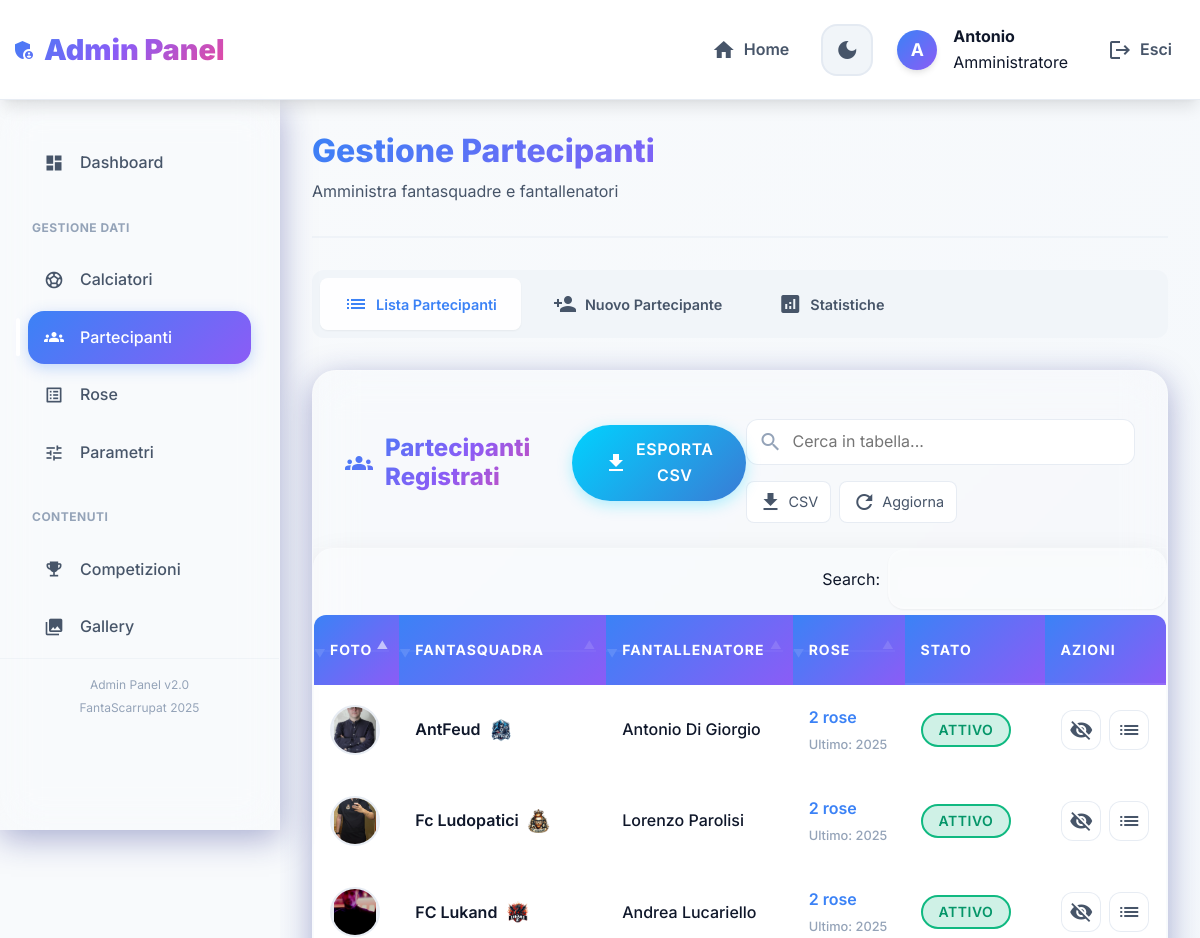
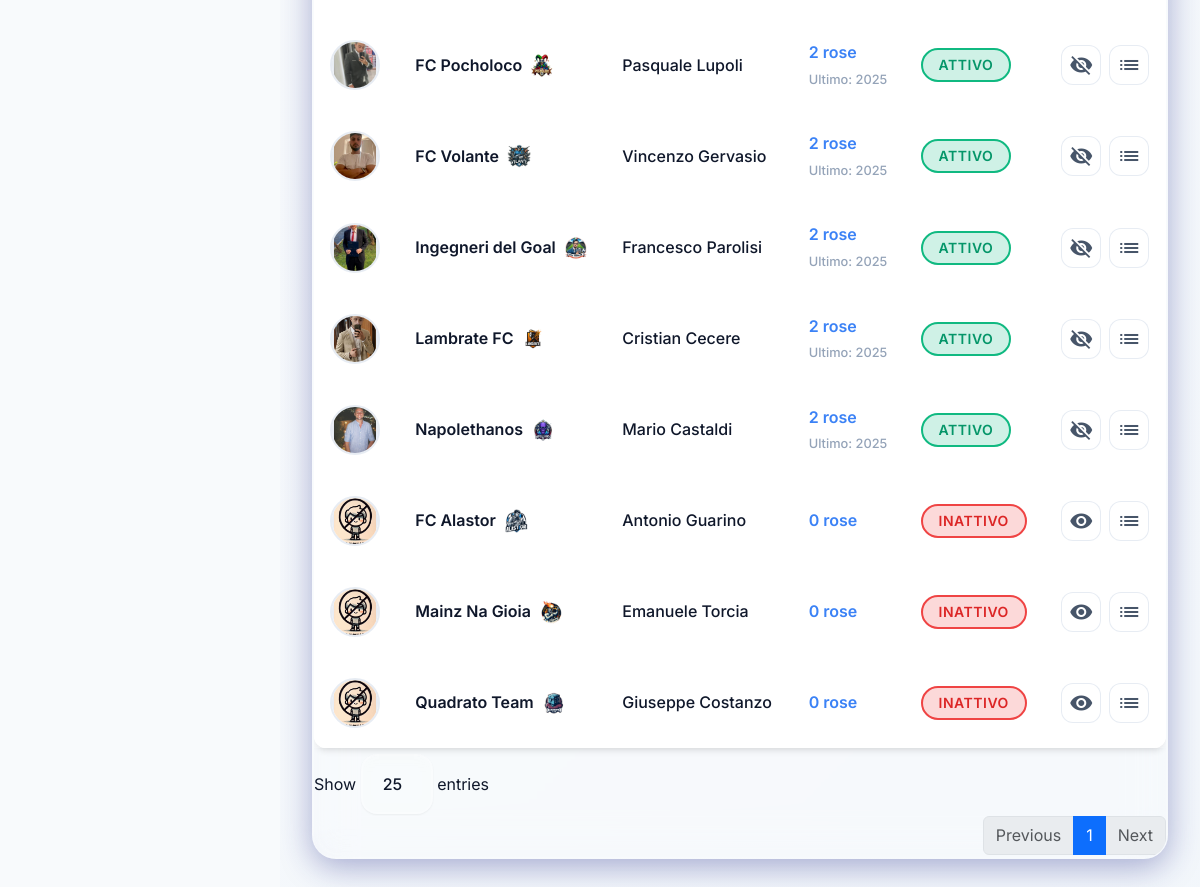
/Admin.php?tab=partecipanti (signed in), run on the app's committed database (2 pictures, top to bottom).
### tables this page shows
CREATE TABLE IF NOT EXISTS `fantasquadra` (
  `nome_fantasquadra` varchar(100) NOT NULL,
  `scudetto` varchar(100) DEFAULT NULL,
  `fantallenatore` varchar(100) NOT NULL,
  `immagine_fantallenatore` varchar(100) NOT NULL,
  `flag_attuale` varchar(1) NOT NULL,
  PRIMARY KEY (`nome_fantasquadra`)
);

### admin-sections/partecipanti.php (the view, shortened to what this page needs)
<?php
try {
    $stmt = $conn->prepare("
        SELECT f.*,
               COUNT(r.id_rosa) as num_rose,
               MAX(r.anno) as ultimo_anno
        FROM fantasquadra f
        LEFT JOIN rosa r ON f.nome_fantasquadra = r.nome_fantasquadra
        GROUP BY f.nome_fantasquadra
        ORDER BY f.flag_attuale DESC, f.nome_fantasquadra ASC
    ");
    $stmt->execute();
    $partecipanti = $stmt->fetchAll();
} catch (Exception $e) {
    $error = "Errore nel recupero partecipanti: " . $e->getMessage();
}
?>
<div class="section-header">
    <h1 class="section-title">Gestione Partecipanti</h1>
    <p class="section-subtitle">Amministra fantasquadre e fantallenatori</p>
</div>
<div class="admin-tabs">
    <button class="tab-btn active" data-tab="lista-partecipanti">
        <span class="material-icons">list</span>
        Lista Partecipanti
    </button>
    <button class="tab-btn" data-tab="nuovo-partecipante">
        <span class="material-icons">person_add</span>
        Nuovo Partecipante
    </button>
    <button class="tab-btn" data-tab="statistiche-partecipanti">
        <span class="material-icons">analytics</span>
        Statistiche
    </button>
</div>
<div id="lista-partecipanti" class="tab-content active">
    <div class="admin-card">
        <div class="card-header">
            <h3 class="card-title">
                <span class="material-icons">groups</span>
                Partecipanti Registrati
            </h3>
            <div class="btn-group">
                <button class="btn-modern btn-gradient-1" onclick="exportData('csv', 'partecipanti')">
                    <span class="material-icons">file_download</span>
                    Esporta CSV
                </button>
            </div>
        </div>
        <?php if (isset($error)): ?>
            <div class="alert alert-danger"><?= htmlspecialchars($error) ?></div>
        <?php else: ?>
            <div class="admin-table">
                <table id="partecipantiTable" class="table">
                    <thead>
                        <tr>
                            <th>Foto</th>
                            <th>Fantasquadra</th>
                            <th>Fantallenatore</th>
                            <th>Rose</th>
                            <th>Stato</th>
                            <th>Azioni</th>
                        </tr>
                    </thead>
                    <tbody>
                        <?php foreach ($partecipanti as $p): ?>
                            <tr>
                                <td>
                                    <div class="participant-avatar">
                                        <?php if ($p['immagine_fantallenatore']): ?>
                                            <img src="img/partecipanti/<?= htmlspecialchars($p['immagine_fantallenatore']) ?>"
                                                 class="img-preview" alt="<?= htmlspecialchars($p['fantallenatore']) ?>">
                                        <?php else: ?>
                                            <div class="avatar-placeholder">
                                                <span class="material-icons">person</span>
                                            </div>
                                        <?php endif; ?>
                                    </div>
                                </td>
                                <td>
                                    <div class="team-info">
                                        <div class="team-name"><?= htmlspecialchars($p['nome_fantasquadra']) ?></div>
                                        <?php if ($p['scudetto']): ?>
                                            <img src="img/scudetti/<?= htmlspecialchars($p['scudetto']) ?>"
                                                 class="team-badge" alt="Scudetto" title="Scudetto">
                                        <?php endif; ?>
                                    </div>
                                </td>
                                <td>
                                    <span class="coach-name"><?= htmlspecialchars($p['fantallenatore']) ?></span>
                                </td>
                                <td>
                                    <div class="rose-stats">
                                        <span class="rose-count"><?= $p['num_rose'] ?> rose</span>
                                        <?php if ($p['ultimo_anno']): ?>
                                            <small class="last-year">Ultimo: <?= $p['ultimo_anno'] ?></small>
                                        <?php endif; ?>
                                    </div>
                                </td>
                                <td>
                                    <?php if ($p['flag_attuale'] == '1'): ?>
                                        <span class="badge badge-success">Attivo</span>
                                    <?php else: ?>
                                        <span class="badge badge-danger">Inattivo</span>
                                    <?php endif; ?>
                                </td>
                                <td>
                                    <div class="table-actions">
                                        <a href="php/cambiaFlagPartecipante.php?nome_fantasquadra=<?= urlencode($p['nome_fantasquadra']) ?>&tab=partecipanti"
                                           class="action-btn toggle-visibility"
                                           title="Cambia stato">
                                            <span class="material-icons">
                                            </span>
                                        </a>
                                        <button class="action-btn show-rose"
                                                data-row="rose-row-<?= htmlspecialchars($p['nome_fantasquadra']) ?>"
                                                title="Mostra rose">
                                            <span class="material-icons">list</span>
                                        </button>
                                    </div>
                                </td>
                            </tr>
                        <?php endforeach; ?>
                    </tbody>
                </table>
            </div>
        <?php endif; ?>
    </div>
</div>

### assets/css/theme.css (style rules this page uses)
:root { --primary-color: #3b82f6; --primary-dark: #1d4ed8; --primary-light: #60a5fa; --primary-shadow: rgba(59,130,246,.15); --accent-color: #8b5cf6; --gradient-bg: linear-gradient(135deg, #667eea 0%, #764ba2 50%, #f093fb 100%); --gradient-primary: linear-gradient(135deg, #3b82f6 0%, #8b5cf6 100%); --gradient-text: linear-gradient(135deg, #3b82f6, #8b5cf6, #ec4899); --gradient-card: linear-gradient(145deg, rgba(255,255,255,0.1), rgba(255,255,255,0.05)); --background-color: #f8fafc; --surface-color: rgba(255,255,255,.95); --surface-secondary: #f1f5f9; --card-bg: rgba(255,255,255,.95); --input-bg: #ffffff; --input-focus-bg: #fafbff; --hover-bg: rgba(59,130,246,.04); --table-bg: #ffffff; --table-header-bg: #f1f5f9; --table-row-bg: #ffffff; --table-hover-bg: rgba(59,130,246,.03); --text-primary: #0f172a; --text-secondary: #475569; --text-muted: #94a3b8; --border-color: rgba(226,232,240,.8); --border-light: rgba(226,232,240,.4); --success-color: #059669; --success-bg: rgba(16,185,129,.1); --warning-color: #d97706; --warning-bg: rgba(245,158,11,.1); --error-color: #dc2626; --error-bg: rgba(239,68,68,.1); --shadow-sm: 0 1px 2px 0 rgba(0,0,0,.05); --shadow-md: 0 4px 6px -1px rgba(0,0,0,.1), 0 2px 4px -2px rgba(0,0,0,.05); --shadow-lg: 0 10px 15px -3px rgba(0,0,0,.1), 0 4px 6px -4px rgba(0,0,0,.05); --shadow-xl: 0 20px 25px -5px rgba(0,0,0,.1), 0 8px 10px -6px rgba(0,0,0,.05); --shadow-2xl: 0 25px 50px -12px rgba(0,0,0,.25); --radius-sm: 6px; --radius-md: 8px; --radius-lg: 12px; --radius-xl: 16px; --radius-2xl: 20px; --radius-full: 9999px; --transition-fast: all .15s cubic-bezier(.4,0,.2,1); --transition-normal: all .25s cubic-bezier(.4,0,.2,1); --transition-slow: all .3s cubic-bezier(.4,0,.2,1); }
* { box-sizing: border-box; }
body { font-family: 'Inter', -apple-system, BlinkMacSystemFont, 'Segoe UI', sans-serif; background: var(--gradient-bg); background-attachment: fixed; min-height: 100vh; margin: 0; color: var(--text-primary); line-height: 1.6; -webkit-font-smoothing: antialiased; -moz-osx-font-smoothing: grayscale; }
.theme-transition, .theme-transition * { transition: var(--transition-normal); }
.material-icons { font-family: 'Material Icons'; font-weight: normal; font-style: normal; font-size: 24px; line-height: 1; letter-spacing: normal; text-transform: none; display: inline-block; white-space: nowrap; word-wrap: normal; direction: ltr; -webkit-font-feature-settings: 'liga'; font-feature-settings: 'liga'; -webkit-font-smoothing: antialiased; }
.card-header { background: var(--table-header-bg); border-bottom: 1px solid var(--border-color); padding: 1.5rem 2rem; font-weight: 600; }
.table { color: var(--text-primary); background: var(--table-bg); border-radius: var(--radius-lg); overflow: hidden; box-shadow: var(--shadow-md); }
.table th { background: var(--table-header-bg) !important; color: var(--text-primary); border-color: var(--border-color); font-weight: 700; text-transform: uppercase; letter-spacing: 0.5px; font-size: 0.875rem; padding: 1rem; }
.table td { border-color: var(--border-light); color: var(--text-primary); padding: 0.75rem 1rem; vertical-align: middle; }
.table tbody tr { transition: var(--transition-fast); }

### data on the page
fantasquadra: immagine_fantallenatore (picture), nome_fantasquadra "AntFeud", scudetto (picture), fantallenatore "Antonio Di Giorgio", num_rose "2", ultimo_anno "2025", flag_attuale "ATTIVO"
fantasquadra: immagine_fantallenatore (picture), nome_fantasquadra "Fc Ludopatici", scudetto (picture), fantallenatore "Lorenzo Parolisi", num_rose "2", ultimo_anno "2025", flag_attuale "ATTIVO"
fantasquadra: immagine_fantallenatore (picture), nome_fantasquadra "FC Lukand", scudetto (picture), fantallenatore "Andrea Lucariello", num_rose "2", ultimo_anno "2025", flag_attuale "ATTIVO"
fantasquadra: immagine_fantallenatore (picture), nome_fantasquadra "FC Pocholoco", scudetto (picture), fantallenatore "Pasquale Lupoli", num_rose "2", ultimo_anno "2025", flag_attuale "ATTIVO"
fantasquadra: immagine_fantallenatore (picture), nome_fantasquadra "FC Volante", scudetto (picture), fantallenatore "Vincenzo Gervasio", num_rose "2", ultimo_anno "2025", flag_attuale "ATTIVO"
fantasquadra: immagine_fantallenatore (picture), nome_fantasquadra "Ingegneri del Goal", scudetto (picture), fantallenatore "Francesco Parolisi", num_rose "2", ultimo_anno "2025", flag_attuale "ATTIVO"
fantasquadra: immagine_fantallenatore (picture), nome_fantasquadra "Lambrate FC", scudetto (picture), fantallenatore "Cristian Cecere", num_rose "2", ultimo_anno "2025", flag_attuale "ATTIVO"
fantasquadra: immagine_fantallenatore (picture), nome_fantasquadra "Napolethanos", scudetto (picture), fantallenatore "Mario Castaldi", num_rose "2", ultimo_anno "2025", flag_attuale "ATTIVO"
fantasquadra: immagine_fantallenatore (picture), nome_fantasquadra "FC Alastor", scudetto (picture), fantallenatore "Antonio Guarino", num_rose "0", flag_attuale "INATTIVO"
fantasquadra: immagine_fantallenatore (picture), nome_fantasquadra "Mainz Na Gioia", scudetto (picture), fantallenatore "Emanuele Torcia", num_rose "0", flag_attuale "INATTIVO"
fantasquadra: immagine_fantallenatore (picture), nome_fantasquadra "Quadrato Team", scudetto (picture), fantallenatore "Giuseppe Costanzo", num_rose "0", flag_attuale "INATTIVO"

### other printed values
substr($_SESSION['username'], 0, 1) "A"
$_SESSION['username'] "Antonio"
